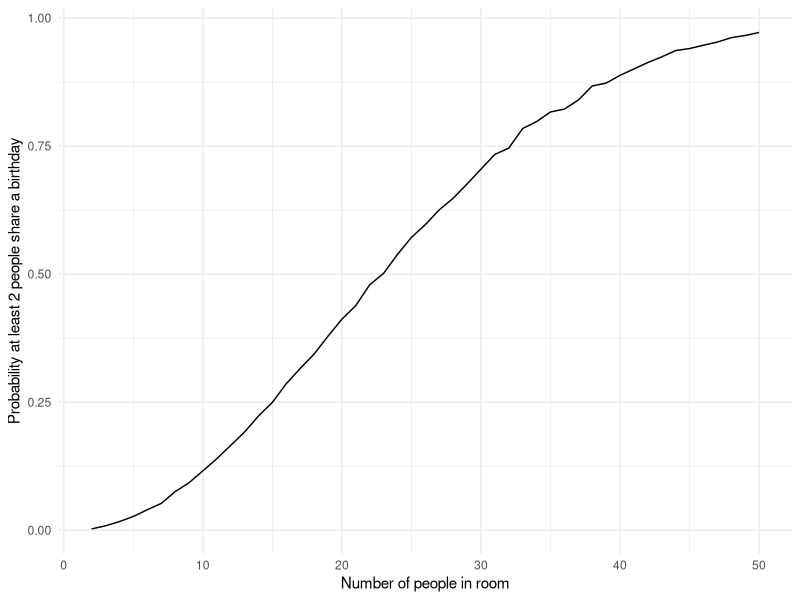

Here is the R script that generated this plot: (Note: a time limit stopped this script after it produced the figure.)
## ---- chunk 1
library(tidyverse)
library(patchwork)
set.seed(1)

knitr::opts_chunk$set(
  fig.width = 6,
  fig.asp = .6,
  out.width = "90%",
  dpi = 300
)

theme_set(theme_minimal() + theme(legend.position = "bottom"))

options(
  ggplot2.continuous.colour = "viridis",
  ggplot2.continuous.fill = "viridis"
)

scale_colour_discrete = scale_colour_viridis_d
scale_fill_discrete = scale_fill_viridis_d
## ---- chunk 2
bday_sim <- function(n) {
  bdays <- sample(1:365, size = n, replace = TRUE)

  duplicate <- length(unique(bdays)) < n

  return(duplicate)
}
## ---- chunk 3
sim_res <-
  expand_grid(n = 2:50,
              iter = 1:10000) |>
  mutate(res = map_lgl(n, bday_sim)) |>
  group_by(n) |>
  summarize(prob = mean(res))
## ---- chunk 4
sim_res |>
  ggplot(aes(x = n, y = prob)) +
  geom_line() +
  labs(x = "Number of people in room",
       y = "Probability at least 2 people share a birthday")
## ---- chunk 5
norm_samp <- function(mu, n = 30, sigma = 5){
  sim_data <- tibble(
    x = rnorm(n = n, mean = mu, sd = sigma)
    )
  
  t_test_results <- broom::tidy(t.test(sim_data, mu = 0, conf.level = 0.95))
  
  sim_data |>
    summarize(mu_hat = t_test_results |> pull(estimate),
              p_val = t_test_results |> pull(p.value))
}

norm_samp(mu = 0)
## ---- chunk 6
sim_results_df <- 
  tibble(iter = 1:5000,
         mu = 0) |>
  mutate(results = map(mu, norm_samp)) |>
  unnest(results)
## ---- chunk 7
sim_results_df <-
  expand_grid(iter = 1:5000, 
              mu = 0:6) |>
  mutate(results = map(mu, norm_samp)) |>
  unnest(results)
## ---- chunk 8
sim_results_df |>
  group_by(mu) |>
  summarize(iter = n(),
            rejected = sum(if_else(p_val < 0.05,TRUE,FALSE))) |>
  mutate(prob_reject = rejected / iter) |>
  ggplot(aes(x = mu, y = prob_reject, fill = mu)) +
  geom_bar(position = "dodge",stat = "identity") +
  labs(x = expression(mu),
       y = "Proportion of times null rejected") +
  theme(legend.position = "none")
## ---- chunk 9
all_sim_plot <- sim_results_df |>
  group_by(mu) |>
  summarize(avg_mu_hat = mean(mu_hat)) |>
  ggplot(aes(x = mu, y = avg_mu_hat)) + 
  geom_point() +
  labs(x = "True mu value",
       y = "Average mu value from simluation",
       title = "All simulations")

rej_sim_plot <- sim_results_df |>
  mutate(rejected = if_else(p_val < 0.05, TRUE, FALSE)) |>
  group_by(mu, rejected) |>
  summarize(avg_mu_hat = mean(mu_hat)) |>
  filter(rejected == TRUE) |>
  ggplot(aes(x = mu, y = avg_mu_hat)) + 
  geom_point(color = "red") +
  labs(x = "True mu value",
       y = "Average mu value from simluation",
       title = "Simulations where null was rejected")

all_sim_plot + rej_sim_plot
